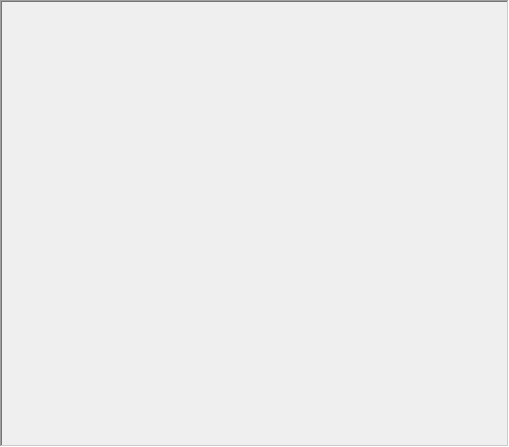
<?xml version="1.0" encoding="UTF-8"?>
<ui version="4.0">
 <class>popWindow</class>
 <widget class="QScrollArea" name="popWindow">
  <property name="geometry">
   <rect>
    <x>0</x>
    <y>0</y>
    <width>509</width>
    <height>447</height>
   </rect>
  </property>
  <property name="windowTitle">
   <string>ScrollArea</string>
  </property>
  <property name="frameShape">
   <enum>QFrame::WinPanel</enum>
  </property>
  <property name="widgetResizable">
   <bool>true</bool>
  </property>
  <widget class="QWidget" name="widgetContents">
   <property name="geometry">
    <rect>
     <x>0</x>
     <y>0</y>
     <width>505</width>
     <height>443</height>
    </rect>
   </property>
   <layout class="QVBoxLayout" name="verticalLayout_2">
    <item>
     <widget class="QLabel" name="imageLabel_">
      <property name="text">
       <string/>
      </property>
     </widget>
    </item>
   </layout>
  </widget>
 </widget>
 <resources>
  <include location="magicwindow.qrc"/>
 </resources>
 <connections/>
</ui>
